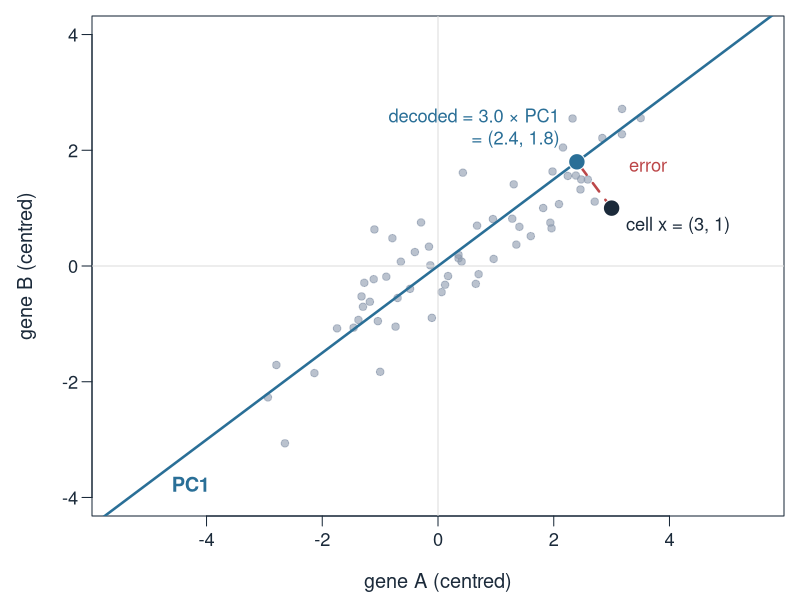
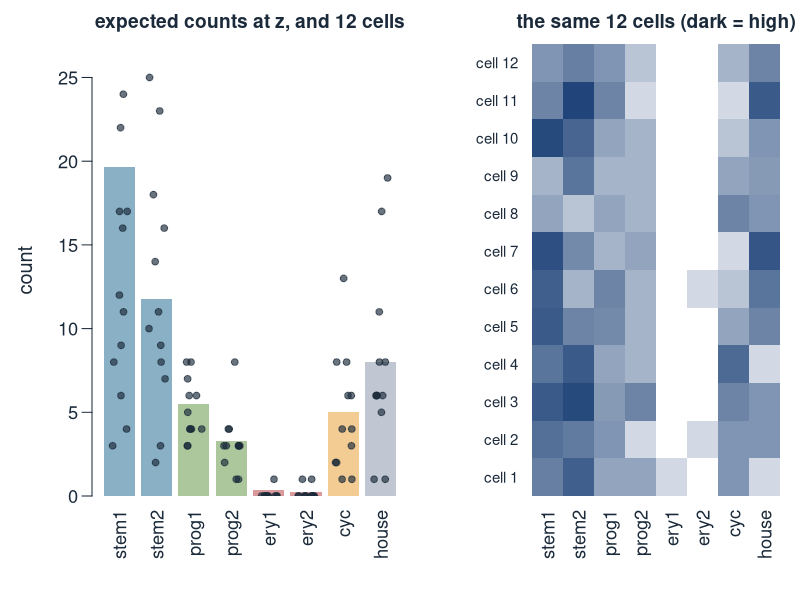
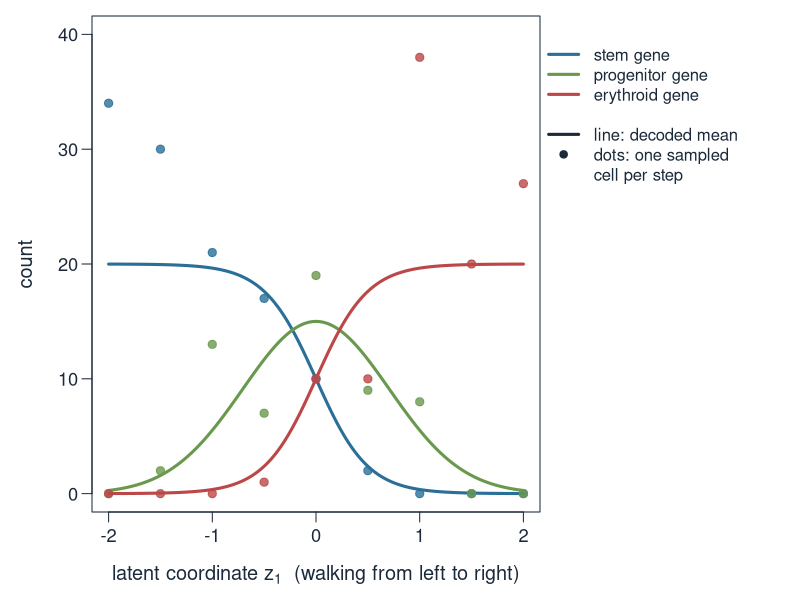

Source code (R) for these figures, in order:
# Figures for the vae/ unit ("Variational autoencoders", extra material).
#
# Re-run by hand from this folder (it is NOT run by `quarto render`):
#   cd vae && Rscript make-vae-figs.R
#
# Writes fig02, fig04 and fig05 (the diagrams fig01, fig03 and fig06 are separate,
# hand-written SVG files) and prints the numbers quoted on the slides.
# Base R only. Colours follow the ctmc/ figures. The "decoder" here is the same
# hand-written function as in exercise.qmd, not a trained network.

ink   <- "#1b2a3a"   # text and lines
cBlue <- "#2a6f97"
cRed  <- "#bc4749"
cGrn  <- "#6a994e"
cGrey <- "#8d99ae"

fig <- function(file, w, h, expr) {
  svg(file, width = w, height = h, family = "Helvetica")
  par(mar = c(4.2, 4.6, 1.6, 1), las = 1, mgp = c(2.8, 0.7, 0), col.axis = ink, col.lab = ink, fg = ink,
      cex.axis = 1.1, cex.lab = 1.2)
  expr
  invisible(dev.off())
}

decoder <- function(z1, z2 = 0) {
  c(stem1 = 20 / (1 + exp(4 * z1)),  stem2 = 12 / (1 + exp(4 * z1)),
    prog1 = 15 * exp(-z1^2),         prog2 = 9 * exp(-z1^2),
    ery1  = 20 / (1 + exp(-4 * z1)), ery2  = 12 / (1 + exp(-4 * z1)),
    cyc   = 10 / (1 + exp(-3 * z2)), house = 8)
}
phi <- 0.2
gcol <- c(cBlue, cBlue, cGrn, cGrn, cRed, cRed, "#e9a23b", cGrey)

## ---- fig02: PCA as a linear autoencoder (2 genes -> 1 number -> 2 genes) ------
set.seed(4)
u  <- c(0.8, 0.6)
s  <- rnorm(60, 0, 2.2); e <- rnorm(60, 0, 0.5)
X  <- cbind(s * u[1] - e * u[2], s * u[2] + e * u[1])   # centred cloud along u
x  <- c(3, 1)
sc <- sum(x * u)
xh <- sc * u
cat(sprintf("fig02: cell x = (3, 1); score = %.1f; decoded = (%.1f, %.1f); squared error = %.2f\n",
            sc, xh[1], xh[2], sum((x - xh)^2)))
fig("fig02-pca-autoencoder.svg", 6.4, 5.0, {
  par(mar = c(4.2, 4.6, 0.8, 0.8))
  plot(X, pch = 19, col = adjustcolor(cGrey, 0.6), xlim = c(-5, 5), ylim = c(-4, 4), asp = 1,
       xlab = "gene A (centred)", ylab = "gene B (centred)")
  abline(h = 0, v = 0, col = "#dddddd")
  abline(0, u[2] / u[1], col = cBlue, lwd = 2.5)
  text(-4.6, -3.9, "PC1", col = cBlue, font = 2, cex = 1.2, adj = c(0, 0))
  segments(x[1], x[2], xh[1], xh[2], col = cRed, lwd = 2.5, lty = 2)
  points(x[1], x[2], pch = 21, bg = ink, col = "white", cex = 2.2)
  points(xh[1], xh[2], pch = 21, bg = cBlue, col = "white", cex = 2.2)
  text(x[1] + 0.25, x[2] - 0.15, "cell x = (3, 1)", adj = c(0, 1), cex = 1.1)
  text(xh[1] - 0.3, xh[2] + 0.3, "decoded = 3.0 × PC1\n= (2.4, 1.8)", adj = c(1, 0), col = cBlue, cex = 1.1)
  text(3.3, 1.75, "error", col = cRed, adj = c(0, 0.5), cex = 1.1)
})

## ---- fig04: one latent point, many cells ---------------------------------------
z  <- c(-1, 0)
m  <- decoder(z[1], z[2])
set.seed(5)
cells <- t(replicate(12, rnbinom(length(m), mu = m, size = 1 / phi)))
cat("fig04: decoder means at z = (-1, 0):", round(m, 1), "\n")
cat("fig04: first 3 sampled cells:\n"); print(cells[1:3, ])
fig("fig04-one-z-many-cells.svg", 10, 4.0, {
  layout(matrix(1:2, 1), widths = c(1.15, 1))
  par(mar = c(5.2, 4.6, 2.2, 1))
  ymax <- max(cells) + 2
  bp <- barplot(m, col = adjustcolor(gcol, 0.55), border = NA, ylim = c(0, ymax), las = 2,
                ylab = "count", main = "")
  mtext("expected counts at z, and 12 cells", side = 3, line = 0.6, cex = 1.15, col = ink, font = 2)
  set.seed(6)
  for (i in 1:12) points(bp + runif(length(m), -0.28, 0.28), cells[i, ], pch = 19, cex = 0.9,
                         col = adjustcolor(ink, 0.65))
  par(mar = c(5.2, 5.2, 2.2, 1))
  pal <- colorRampPalette(c("white", "#08306b"))(40)
  image(1:8, 1:12, t(log1p(cells)), col = pal, zlim = c(0, log1p(40)), axes = FALSE, xlab = "", ylab = "")
  axis(1, 1:8, names(m), las = 2, tick = FALSE)
  axis(2, 1:12, paste("cell", 1:12), las = 1, tick = FALSE, cex.axis = 0.9)
  mtext("the same 12 cells (dark = high)", side = 3, line = 0.6, cex = 1.15, col = ink, font = 2)
})

## ---- fig05: a walk along z1 -------------------------------------------------------
zz <- seq(-2, 2, length.out = 200)
M  <- t(sapply(zz, decoder))
path <- seq(-2, 2, length.out = 9)
set.seed(7)
one <- t(sapply(path, function(a) rnbinom(8, mu = decoder(a), size = 1 / phi)))
cat("fig05: decoded at z1 = -1, 0, 1 (stem1, prog1, ery1):\n")
print(round(t(sapply(c(-1, 0, 1), decoder))[, c("stem1", "prog1", "ery1")], 2))
fig("fig05-walk.svg", 9, 4.2, {
  par(mar = c(4.4, 4.6, 0.8, 13))
  plot(NA, xlim = c(-2, 2), ylim = c(0, 40), xlab = expression("latent coordinate " * z[1] * "  (walking from left to right)"),
       ylab = "count")
  for (g in c("stem1", "prog1", "ery1")) {
    k <- match(g, colnames(M))
    lines(zz, M[, k], col = gcol[k], lwd = 3)
    points(path, one[, k], pch = 19, col = adjustcolor(gcol[k], 0.8), cex = 1.1)
  }
  par(xpd = NA)
  legend(2.2, 40, c("stem gene", "progenitor gene", "erythroid gene", "", "line: decoded mean", "dots: one sampled", "cell per step"),
         col = c(cBlue, cGrn, cRed, NA, ink, ink, NA), lwd = c(3, 3, 3, NA, 3, NA, NA), pch = c(NA, NA, NA, NA, NA, 19, NA),
         bty = "n", cex = 1.0, text.col = ink)
})
